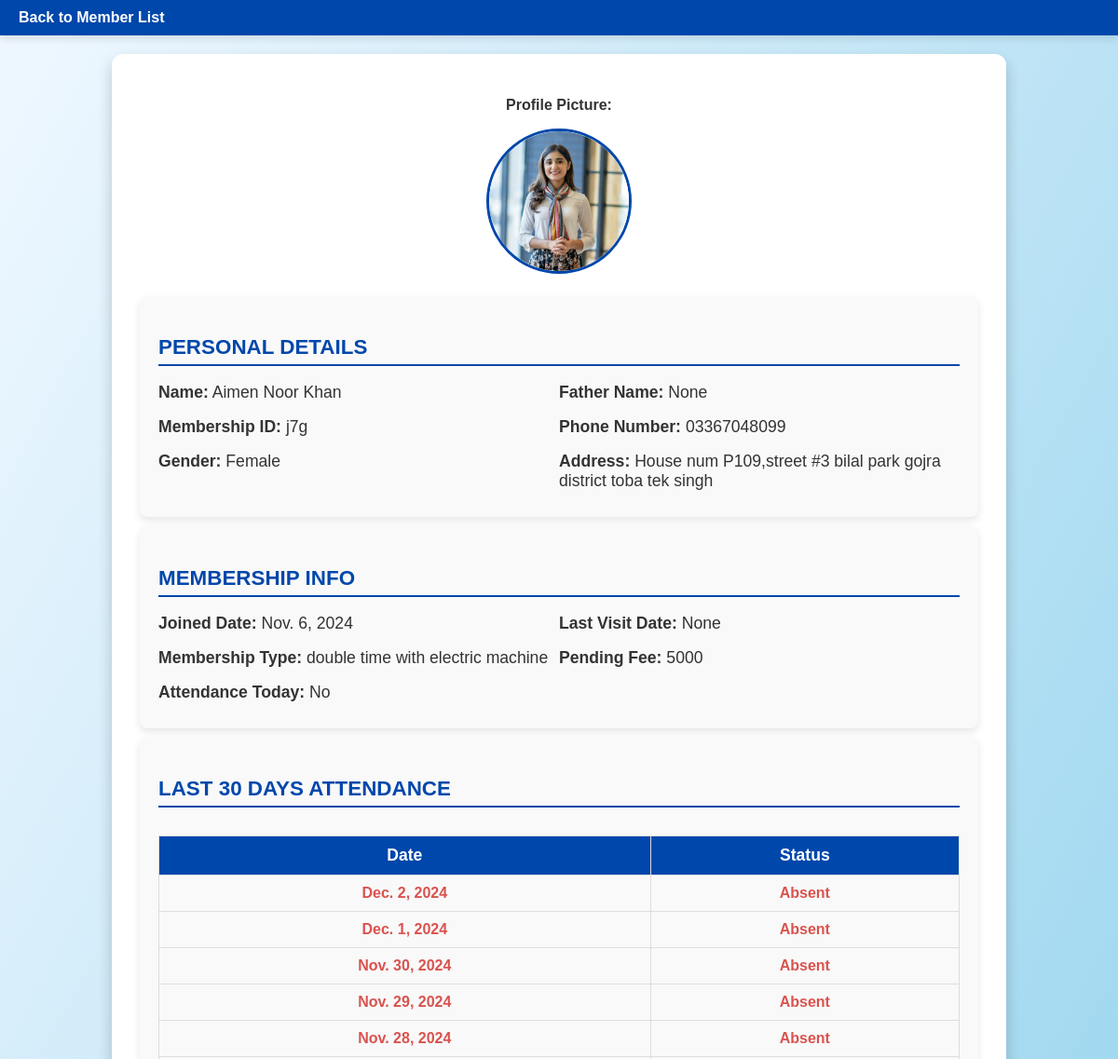
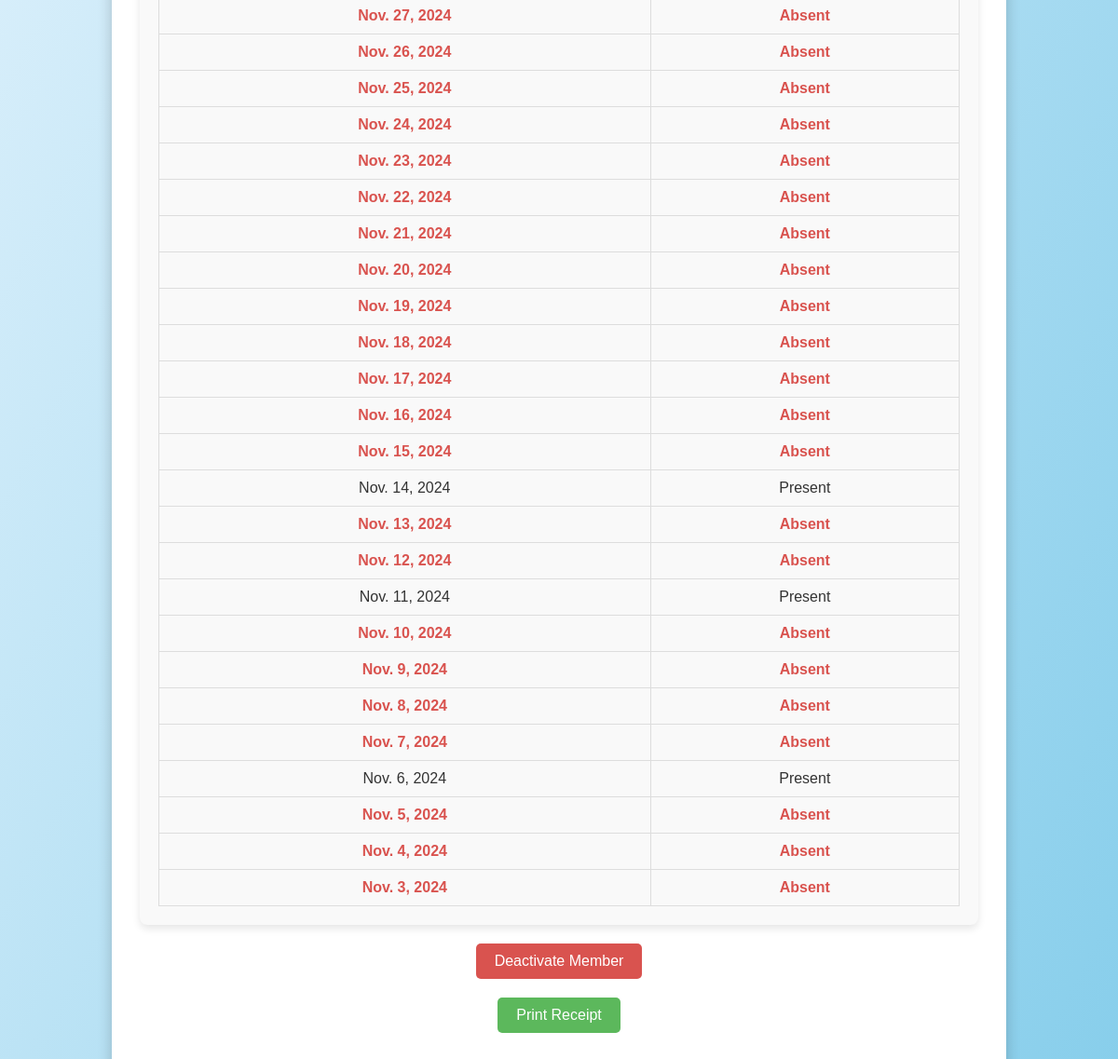
/member_detail/1/, run on the app's committed database (2 pictures, top to bottom).
### core/models.py (models this page shows, shortened)
class GymMember(models.Model):
    name = models.CharField(max_length=50)
    fname = models.CharField(max_length=50, null=True, blank=True)
    phone_number = models.CharField(max_length=15, blank=True, null=True)
    date_of_birth = models.DateField(null=True, blank=True)
    gender = models.CharField(max_length=10, choices=[('Male', 'Male'), ('Female', 'Female'), ('Other', 'Other')])
    profile_picture = models.ImageField(upload_to='profile_pics/', blank=True, null=True)
    membership_id = models.CharField(max_length=20, unique=True)
    membership_type = models.CharField(max_length=50, choices=[
        ('single time', 'single time'),
        ('single time with electric machine', 'single time with electric machine'),
        ('double time', 'double time'),
        ('double time with electric machine', 'double time with electric machine')
    ])
    active_status = models.BooleanField(default=True)
    activation_date = models.DateField(null=True, blank=True)  # Editable activation date
    weight = models.DecimalField(max_digits=5, decimal_places=2, null=True, blank=True)
    height = models.DecimalField(max_digits=5, decimal_places=2, null=True, blank=True)
    bmi = models.DecimalField(max_digits=4, decimal_places=2, null=True, blank=True)
    fitness_goal = models.CharField(max_length=100, blank=True, null=True)
    address = models.TextField(blank=True, null=True)
    emergency_contact_relation = models.CharField(max_length=50, blank=True, null=True)
    joined_date = models.DateField(auto_now_add=True)
    last_visit_date = models.DateField(null=True, blank=True)
    additional_notes = models.TextField(blank=True, null=True)
    @property
    def attendance_today(self):
        today = timezone.now().date()
        return Attendance.objects.filter(member=self, check_in_time__date=today).exists()
    @property
    def pending_fee(self):
        payments_made = Payment.objects.filter(member=self).aggregate(total=models.Sum('amount'))['total'] or Decimal('0')
        return self.total_membership_cost() - payments_made
    def total_membership_cost(self):
        cost = {
            'single time': 2000,
            'single time with electric machine': 3000,
            'double time': 4000,
            'double time with electric machine': 5000
        }
        return cost.get(self.membership_type, 0)

### core/views.py (the view)
# urls.py: path('member_detail/<int:id>/', member_detail, name='member_detail'),
def member_detail(request, id):
    member = get_object_or_404(GymMember, id=id)
    form = GymMemberForm(instance=member)  # Pass form to template
    last_30_days = [(datetime.now().date() - timedelta(days=i)) for i in range(30)]
    attendance_data = [
        {
            "date": day,
            "status": Attendance.objects.filter(member=member, check_in_time__date=day).exists()
        }
        for day in last_30_days
    ]
    pending_fee = member.pending_fee
    return render(request, 'member_detail.html', {
        "member": member,
        "attendance_data": attendance_data,
        "pending_fee": pending_fee,
        "form": form,
    })

### templates/member_detail.html (shortened to what this page needs)
{% load static %}
<!DOCTYPE html>
<html lang="en">
<head>
    <link href="{% static 'css/memberdetail.css' %}" rel="stylesheet">
</head>
<body>
    <nav class="navbar">
        <a href="{% url 'member_list' %}" class="navbar-link">Back to Member List</a>
    </nav>
    <div class="member-detail-section">
        <div class="member-card">
            <div class="profile-picture-container">
                <p><strong>Profile Picture:</strong></p>
                {% if member.profile_picture %}
                    <img src="{{ member.profile_picture.url }}" alt="Profile Picture" class="profile-picture">
                {% else %}
                    <p>No profile picture available</p>
                {% endif %}
            </div>
            <div class="detail-block">
                <h3>Personal Details</h3>
                <p><strong>Name:</strong> {{ member.name }}</p>
                <p><strong>Father Name:</strong> {{ member.fname }}</p>
                <p><strong>Membership ID:</strong> {{ member.membership_id }}</p>
                <p><strong>Phone Number:</strong> {{ member.phone_number }}</p>
                <p><strong>Gender:</strong> {{ member.gender }}</p>
                <p><strong>Address:</strong> {{ member.address }}</p>
            </div>
            <div class="detail-block">
                <h3>Membership Info</h3>
                <p><strong>Joined Date:</strong> {{ member.joined_date }}</p>
                <p><strong>Last Visit Date:</strong> {{ member.last_visit_date }}</p>
                <p><strong>Membership Type:</strong> {{ member.membership_type }}</p>
                <p><strong>Pending Fee:</strong> {{ pending_fee }}</p>
                <p><strong>Attendance Today:</strong> {% if member.attendance_today %} Yes {% else %} No {% endif %}</p>
            </div>
            <div class="detail-block">
                <h3>Last 30 Days Attendance</h3>
                <table class="attendance-table">
                    <tr>
                        <th>Date</th>
                        <th>Status</th>
                    </tr>
                    {% for record in attendance_data %}
                    <tr class="{% if not record.status %}absent-row{% endif %}">
                        <td>{{ record.date }}</td>
                        <td>{% if record.status %} Present {% else %} Absent {% endif %}</td>
                    </tr>
                    {% endfor %}
                </table>
            </div>
            <div class="deactivate-container">
                {% if member.active_status %}
                    <form method="post" action="{% url 'deactivate_member' member.id %}">
                        <button type="submit" class="deactivate-btn">Deactivate Member</button>
                    </form>
                {% else %}
                    <p>This member is inactive.</p>
                {% endif %}
            </div>
            <a href="{% url 'print_receipt' member.id %}" class="print-receipt-btn">Print Receipt</a>
        </div>
    </div>
</body>
</html>

### static/css/memberdetail.css (style rules this page uses)
body { font-family: 'Arial', sans-serif; margin: 0; padding: 0; background: linear-gradient(to bottom right, #f0f8ff, #87ceeb); color: #333; }
.navbar { background-color: #0047ab; padding: 10px 20px; text-align: left; box-shadow: 0 4px 8px rgba(0, 0, 0, 0.1); }
.navbar-link { color: white; text-decoration: none; font-weight: bold; transition: color 0.3s ease; }
.member-detail-section { display: flex; justify-content: center; flex-wrap: wrap; padding: 20px; }
.member-card { background: white; padding: 30px; border-radius: 12px; box-shadow: 0 8px 16px rgba(0, 0, 0, 0.2); width: 90%; max-width: 900px; animation: fadeIn 1s ease-in-out; }
.detail-block { background: #f9f9f9; padding: 20px; margin: 10px 0; border-radius: 8px; box-shadow: 0 4px 8px rgba(0, 0, 0, 0.1); display: flex; flex-wrap: wrap; }
.detail-block h3 { width: 100%; font-size: 1.4em; color: #0047ab; margin-bottom: 10px; text-transform: uppercase; border-bottom: 2px solid #0047ab; padding-bottom: 5px; }
.detail-block p { margin: 8px 0; font-size: 1.1em; flex: 1 1 45%; }
.profile-picture-container { text-align: center; margin-bottom: 20px; }
.profile-picture { width: 150px; height: 150px; object-fit: cover; border-radius: 50%; border: 3px solid #0047ab; }
.attendance-table { width: 100%; border-collapse: collapse; margin-top: 20px; }
.attendance-table th, .attendance-table td { border: 1px solid #ddd; text-align: center; padding: 10px; }
.attendance-table th { background-color: #0047ab; color: white; font-size: 1.1em; }
.attendance-table tr:nth-child(even) { background-color: #f9f9f9; }
.absent-row { color: #d9534f; font-weight: bold; }
.deactivate-container { text-align: center; margin-top: 20px; }
.deactivate-btn { background-color: #d9534f; color: white; border: none; padding: 10px 20px; border-radius: 5px; font-size: 1em; cursor: pointer; transition: background-color 0.3s ease; }
.print-receipt-btn { display: block; text-align: center; background-color: #5cb85c; color: white; text-decoration: none; padding: 10px 20px; border-radius: 5px; margin: 20px auto; width: fit-content; transition: background-color 0.3s ease; }

### data on the page
GymMember: profile_picture (picture), name "Aimen Noor Khan", fname "None", membership_id "j7g", phone_number "03367048099", gender "Female", address "House num P109,street #3 bilal park gojra district toba tek singh", joined_date "Nov. 6, 2024", last_visit_date "None", membership_type "double time with electric machine"

### other printed values
{{ pending_fee }} "5000"
{{ record.date }} "Dec. 2, 2024" "Dec. 1, 2024" "Nov. 30, 2024" "Nov. 29, 2024" "Nov. 28, 2024" "Nov. 27, 2024" "Nov. 26, 2024" "Nov. 25, 2024" "Nov. 24, 2024" "Nov. 23, 2024" "Nov. 22, 2024" "Nov. 21, 2024" "Nov. 20, 2024" "Nov. 19, 2024" "Nov. 18, 2024" "Nov. 17, 2024" "Nov. 16, 2024" "Nov. 15, 2024" "Nov. 14, 2024" "Nov. 13, 2024" "Nov. 12, 2024" "Nov. 11, 2024" "Nov. 10, 2024" "Nov. 9, 2024" "Nov. 8, 2024" "Nov. 7, 2024" "Nov. 6, 2024" "Nov. 5, 2024" "Nov. 4, 2024" "Nov. 3, 2024"
